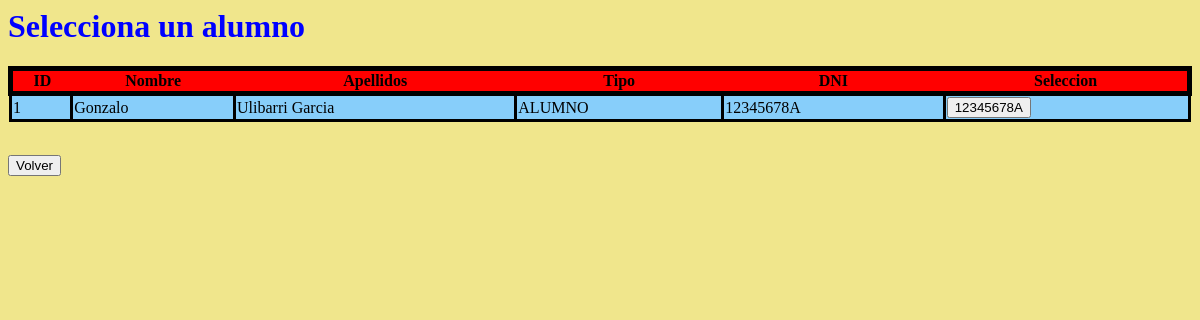
The page /src/updAlumno.php on the database as committed earlier.
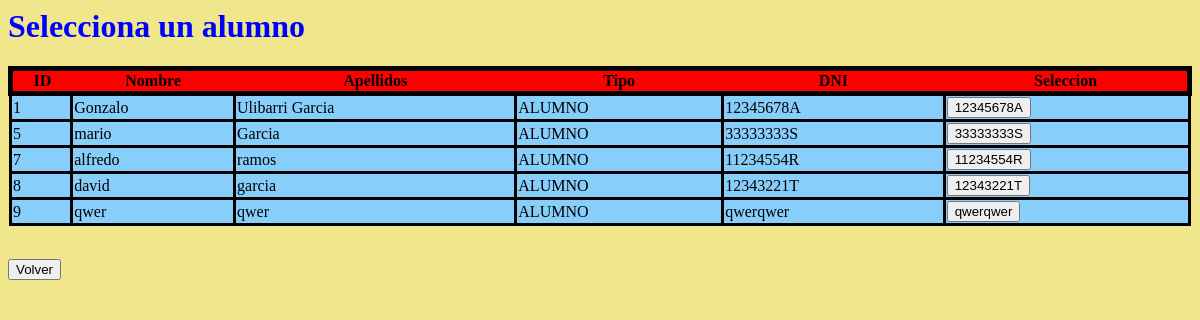
The same page on the database as committed later.
### tables this page shows
CREATE TABLE `persona` (
  `ID` int NOT NULL,
  `NOMBRE` varchar(25) NOT NULL,
  `APELLIDOS` varchar(45) NOT NULL,
  `TIPO` enum('ALUMNO','PROFESOR','ADMIN') NOT NULL,
  `DNI` varchar(9) NOT NULL,
  `PASS` varchar(25) DEFAULT NULL,
  `USER` varchar(20) NOT NULL,
  `FOTO` varchar(100) NOT NULL DEFAULT 'default.jpg'
);

### src/updAlumno.php (the view, shortened to what this page needs)
</html><!DOCTYPE html>
<html>
    <head>
        <link href="../templates/tabla.css" rel="stylesheet" type="text/css">
    </head>
    <body>
    <h1 style= "color: blue;">Selecciona un alumno</h1>
    <?php
         $conexionadmin = mysqli_connect('localhost','root', '777303', 'universidad');
        $consulta = mysqli_query($conexionadmin, "SELECT * FROM persona where TIPO='ALUMNO'");
        $numcol = mysqli_num_rows($consulta);
        for( $i = 0 ; $i < $numcol ; $i++ ){
            $fila = mysqli_fetch_array($consulta);
            if($i == 0){
                echo "<form method=\"POST\" enctype=\"multipart/form-data\" action=\"./CRUD/modalumno.php\" >
                <table class=\"encabezado\" >
                <tr class = \"titulos\">
                <th>ID</th>
                <th>Nombre</th>
                <th>Apellidos</th>
                <th>Tipo</th>
                <th>DNI</th>
                <th>Seleccion</th>
                </tr>";
            }
                $dni = $fila['DNI'];
                echo
                "<tr class=\"filas\" >
                <td> ".$fila['ID']." </td>
                <td> ".$fila['NOMBRE']." </td>
                <td> ".$fila['APELLIDOS']." </td>
                <td> ".$fila['TIPO']." </td>
                <td> ".$fila['DNI']." </td>
                <td> <input type=\"submit\" name=\"dni\" value=\"".$dni."\"  ></td>
                <tr>";
        }
        echo "</table></form>";
        echo " <br>   <form action=\"./paneladmin.php\" >
        <input type=\"submit\" value=\"Volver\" />
        </form>";
    ?>
    </body>
</html>

Rows that differ between the two databases and show on the page:
added persona: ID "5", NOMBRE "mario", APELLIDOS "Garcia", TIPO "ALUMNO", DNI "33333333S", dni "33333333S"
added persona: ID "7", NOMBRE "alfredo", APELLIDOS "ramos", TIPO "ALUMNO", DNI "11234554R", dni "11234554R"
added persona: ID "8", NOMBRE "david", APELLIDOS "garcia", TIPO "ALUMNO", DNI "12343221T", dni "12343221T"
added persona: ID "9", NOMBRE "qwer", APELLIDOS "qwer", TIPO "ALUMNO", DNI "qwerqwer", dni "qwerqwer"
